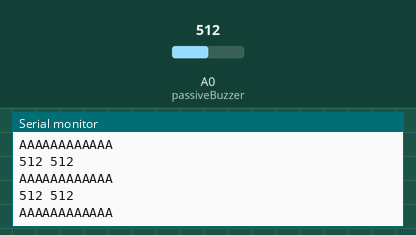
Simulated run of this sketch. Board: Arduino Uno, built with avr-gcc and run on an emulated ATmega328P. Parts: the last lines printed to the serial monitor. The test bench sets the inputs (shaded band); at power-on: A0 (passiveBuzzer) = 512.

Above: at 4.2 s.
4.3 s: A0 (passiveBuzzer) set to 108
At 5.4 s:
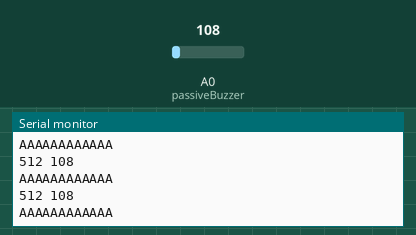
5.8 s: A0 (passiveBuzzer) set to 91
At 6.6 s:
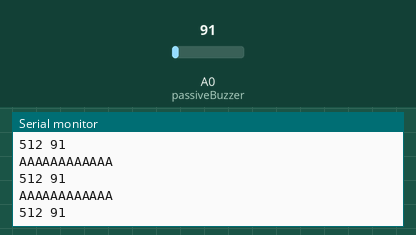
11.8 s: A0 (passiveBuzzer) set to 90
At 12.9 s:
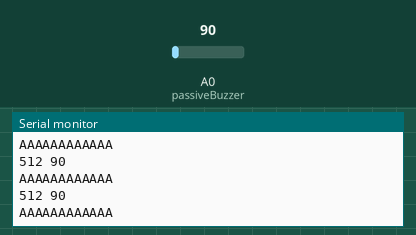
Timing chart, 0 to 14.8 s (numbered marks = the images above; inputs shaded):
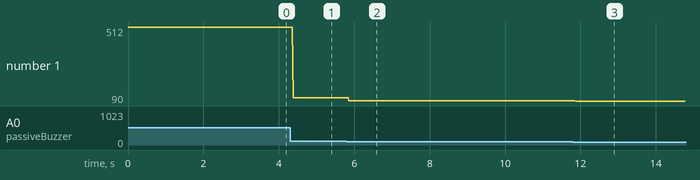

Measured:
- the behaviour switches between 100 and 99 on A0 (passiveBuzzer) (found by bisection; images 1 and 2)
- after the input at 4.3 s, the serial monitor: prints a new line after 0.08 s (image 1)
- after the input at 5.8 s, the serial monitor: prints a new line after 0.06 s (image 2)
- after the input at 11.8 s, the serial monitor: prints a new line after 0.08 s (image 3)
- plotted number 1: 512 → 108 after the input at 4.3 s, 108 → 91 after the input at 5.8 s, 91 → 90 after the input at 11.8 s

The sketch:

knockDetectorBuzzer.ino
```cpp
#define N_B0  31
#define N_C1  33
#define N_CS1 35
#define N_D1  37
#define N_DS1 39
#define N_E1  41
#define N_F1  44
#define N_FS1 46
#define N_G1  49
#define N_GS1 52
#define N_A1  55
#define N_AS1 58
#define N_B1  62
#define N_C2  65
#define N_CS2 69
#define N_D2  73
#define N_DS2 78
#define N_E2  82
#define N_F2  87
#define N_FS2 93
#define N_G2  98
#define N_GS2 104
#define N_A2  110
#define N_AS2 117
#define N_B2  123
#define N_C3  131
#define N_CS3 139
#define N_D3  147
#define N_DS3 156
#define N_E3  165
#define N_F3  175
#define N_FS3 185
#define N_G3  196
#define N_GS3 208
#define N_A3  220
#define N_AS3 233
#define N_B3  247
#define N_C4  262
#define N_CS4 277
#define N_D4  294
#define N_DS4 311
#define N_E4  330
#define N_F4  349
#define N_FS4 370
#define N_G4  392
#define N_GS4 415
#define N_A4  440
#define N_AS4 466
#define N_B4  494
#define N_C5  523
#define N_CS5 554
#define N_D5  587
#define N_DS5 622
#define N_E5  659
#define N_F5  698
#define N_FS5 740
#define N_G5  784
#define N_GS5 831
#define N_A5  880
#define N_AS5 932
#define N_B5  988
#define N_C6  1047
#define N_CS6 1109
#define N_D6  1175
#define N_DS6 1245
#define N_E6  1319
#define N_F6  1397
#define N_FS6 1480
#define N_G6  1568
#define N_GS6 1661
#define N_A6  1760
#define N_AS6 1865
#define N_B6  1976
#define N_C7  2093
#define N_CS7 2217
#define N_D7  2349
#define N_DS7 2489
#define N_E7  2637
#define N_F7  2794
#define N_FS7 2960
#define N_G7  3136
#define N_GS7 3322
#define N_A7  3520
#define N_AS7 3729
#define N_B7  3951
#define N_C8  4186
#define N_CS8 4435
#define N_D8  4699
#define N_DS8 4978

int const TEMPO = 1200;

int melody[] = {
  N_D3, N_D3, N_D4, N_A3, 0, N_GS3, N_G3, N_F3, N_D3, N_F3, N_G3, N_C3, N_C3, N_D4, N_A3, 0, N_GS3, N_G3, N_F3, N_D3, N_F3, N_G3, N_B2, N_B2, N_D4, N_A3, 0, N_GS3, N_G3, N_F3, N_D3, N_F3, N_G3, N_AS2, N_AS2, N_D4, N_A3, 0, N_GS3, N_G3, N_F3, N_D3, N_F3, N_G3, N_D3, N_D3, N_D4, N_A3, 0, N_GS3, N_G3, N_F3, N_D3, N_F3, N_G3, N_C3, N_C3, N_D4, N_A3, 0, N_GS3, N_G3, N_F3, N_D3, N_F3, N_G3, N_B2, N_B2, N_D4, N_A3, 0, N_GS3, N_G3, N_F3, N_D3, N_F3, N_G3, N_AS2, N_AS2, N_D4, N_A3, 0, N_GS3, N_G3, N_F3, N_D3, N_F3, N_G3, N_D4, N_D4, N_D5, N_A4, 0, N_GS4, N_G4, N_F4, N_D4, N_F4, N_G4, N_C4, N_C4, N_D5, N_A4, 0, N_GS4, N_G4, N_F4, N_D4, N_F4, N_G4, N_B3, N_B3, N_D5, N_A4, 0, N_GS4, N_G4, N_F4, N_D4, N_F4, N_G4, N_AS3, N_AS3, N_D5, N_A4, 0, N_GS4, N_G4, N_F4, N_D4, N_F4, N_G4, N_D4, N_D4, N_D5, N_A4, 0, N_GS4, N_G4, N_F4, N_D4, N_F4, N_G4, N_C4, N_C4, N_D5, N_A4, 0, N_GS4, N_G4, N_F4, N_D4, N_F4, N_G4, N_B3, N_B3, N_D5, N_A4, 0, N_GS4, N_G4, N_F4, N_D4, N_F4, N_G4, N_AS3, N_AS3, N_D5, N_A4, 0, N_GS4, N_G4, N_F4, N_D4, N_F4, N_G4, N_F4, N_F4, N_F4, N_F4, N_F4, N_D4, N_D4, N_D4, N_F4, N_F4, N_F4, N_G4, N_GS4, N_G4, N_F4, N_D4, N_F4, N_G4, 0, N_F4, N_F4, N_F4, N_G4, N_GS4, N_A4, N_C5, N_A4, N_D5, N_D5, N_D5, N_A4, N_D5, N_C5, N_F4, N_F4, N_F4, N_F4, N_F4, N_D4, N_D4, N_D4, N_F4, N_F4, N_F4, N_F4, N_D4, N_F4, N_E4, N_D4, N_C4, 0, N_G4, N_E4, N_D4, N_D4, N_D4, N_D4, N_F3, N_G3, N_AS3, N_C4, N_D4, N_F4, N_C5, 0, N_F4, N_D4, N_F4, N_G4, N_GS4, N_G4, N_F4, N_D4, N_GS4, N_G4, N_F4, N_D4, N_F4, N_F4, N_F4, N_GS4, N_A4, N_C5, N_A4, N_GS4, N_G4, N_F4, N_D4, N_E4, N_F4, N_G4, N_A4, N_C5, N_CS5, N_GS4, N_GS4, N_G4, N_F4, N_G4, N_F3, N_G3, N_A3, N_F4, N_E4, N_D4, N_E4, N_F4, N_G4, N_E4, N_A4, N_A4, N_G4, N_F4, N_DS4, N_CS4, N_DS4, 0, N_F4, N_D4, N_F4, N_G4, N_GS4, N_G4, N_F4, N_D4, N_GS4, N_G4, N_F4, N_D4, N_F4, N_F4, N_F4, N_GS4, N_A4, N_C5, N_A4, N_GS4, N_G4, N_F4, N_D4, N_E4, N_F4, N_G4, N_A4, N_C5, N_CS5, N_GS4, N_GS4, N_G4, N_F4, N_G4, N_F3, N_G3, N_A3, N_F4, N_E4, N_D4, N_E4, N_F4, N_G4, N_E4, N_A4, N_A4, N_G4, N_F4, N_DS4, N_CS4, N_DS4,
};

int noteDurations[] = {
  16, 16, 8, 6, 32, 8, 8, 8, 16, 16, 16, 16, 16, 8, 6, 32, 8, 8, 8, 16, 16, 16, 16, 16, 8, 6, 32, 8, 8, 8, 16, 16, 16, 16, 16, 8, 6, 32, 8, 8, 8, 16, 16, 16, 16, 16, 8, 6, 32, 8, 8, 8, 16, 16, 16, 16, 16, 8, 6, 32, 8, 8, 8, 16, 16, 16, 16, 16, 8, 6, 32, 8, 8, 8, 16, 16, 16, 16, 16, 8, 6, 32, 8, 8, 8, 16, 16, 16, 16, 16, 8, 6, 32, 8, 8, 8, 16, 16, 16, 16, 16, 8, 6, 32, 8, 8, 8, 16, 16, 16, 16, 16, 8, 6, 32, 8, 8, 8, 16, 16, 16, 16, 16, 8, 6, 32, 8, 8, 8, 16, 16, 16, 16, 16, 8, 6, 32, 8, 8, 8, 16, 16, 16, 16, 16, 8, 6, 32, 8, 8, 8, 16, 16, 16, 16, 16, 8, 6, 32, 8, 8, 8, 16, 16, 16, 16, 16, 8, 6, 32, 8, 8, 8, 16, 16, 16, 8, 16, 8, 8, 8, 8, 4, 16, 8, 16, 8, 8, 8, 16, 16, 16, 16, 16, 8, 8, 16, 8, 8, 8, 8, 8, 8, 8, 8, 16, 16, 16, 2, 8, 16, 8, 8, 8, 8, 4, 16, 8, 16, 8, 8, 8, 8, 8, 16, 8, 16, 8, 8, 8, 8, 8, 8, 8, 16, 8, 15, 8, 8, 2, 3, 16, 16, 16, 16, 16, 16, 16, 16, 16, 16, 16, 16, 8, 2, 16, 8, 16, 8, 16, 16, 16, 16, 16, 16, 8, 8, 8, 8,  8, 8, 16, 16, 16, 2, 8, 8, 8, 8, 4, 4, 4, 4, 4, 4, 2, 8, 8, 8, 8, 2, 2, 3, 16, 16, 16, 16, 16, 16, 16, 16, 16, 16, 16, 16, 8, 2, 16, 8, 16, 8, 16, 16, 16, 16, 16, 16, 8, 8, 8, 8,  8, 8, 16, 16, 16, 2, 8, 8, 8, 8, 4, 4, 4, 4, 4, 4, 2, 8, 8, 8, 8, 2, 1
};

//melody = 266 notes

int melodyLen = 0;
int noteDuration = 0;
int pauseBetweenNotes = 0;


const int buttonPin = 2;
const int passiveBuzzer = A0;
const int activeBuzzer = 8;
int buttonValue = 0;
int buzzerReadValue = 0;
int maxReadValue = 0;

int passed = 0;
unsigned long previousMillis = 0;

const long interval = 5000;
const int threshold = 80; //trebuie ajustat

void setup()
{
  melodyLen = sizeof (melody) / sizeof (melody[0]);

  pinMode (buttonPin, INPUT_PULLUP);
  pinMode (passiveBuzzer, INPUT);
  Serial.begin (9600);
}

void loop()
{
  buzzerReadValue = analogRead (passiveBuzzer);
  if (maxReadValue < buzzerReadValue) maxReadValue = buzzerReadValue;
  if (buzzerReadValue !=0)
  {
    Serial.print (maxReadValue);
    Serial.print (" ");
    Serial.println (buzzerReadValue);
  }
  if (buzzerReadValue >= threshold)
  {
    previousMillis=millis();
    passed=1;
    Serial.println("AAAAAAAAAAAA");
  }

  if (millis() - previousMillis >= interval && passed == 1)
  {
    passed = 0;
    for (int thisNote = 0; thisNote < melodyLen && buttonValue == 0; thisNote++)
    {
      if (digitalRead (buttonPin) == 0) buttonValue = 1;
      noteDuration = TEMPO / noteDurations[thisNote];
      tone (activeBuzzer, melody[thisNote], noteDuration);
      pauseBetweenNotes = noteDuration * 1.45;
      delay (pauseBetweenNotes);
      noTone (activeBuzzer);
    }
    buttonValue = 0;
  }
  delay (10);
}
```
